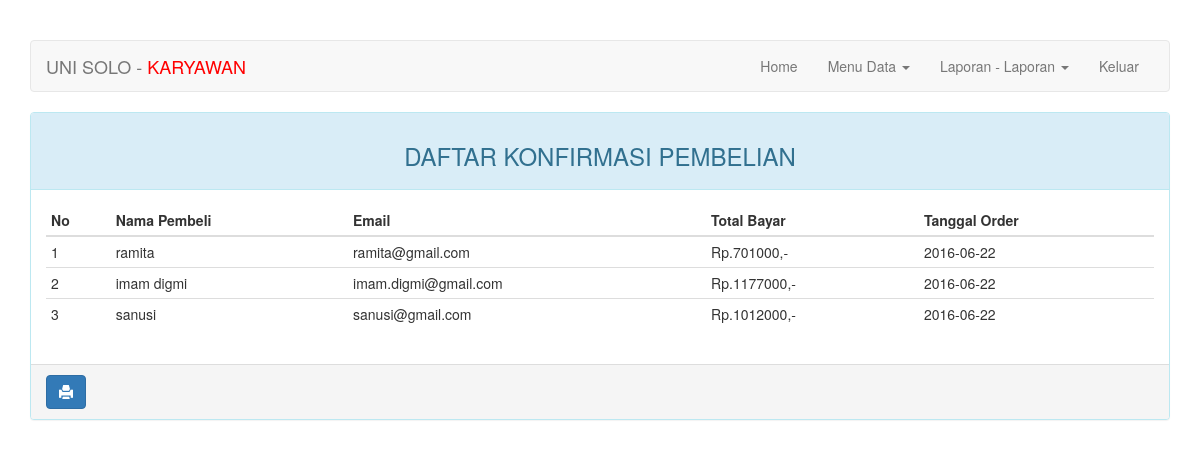
/karyawan/index.php?halaman=lap_konfirmasi (signed in), run on an earlier commit of the app's database.
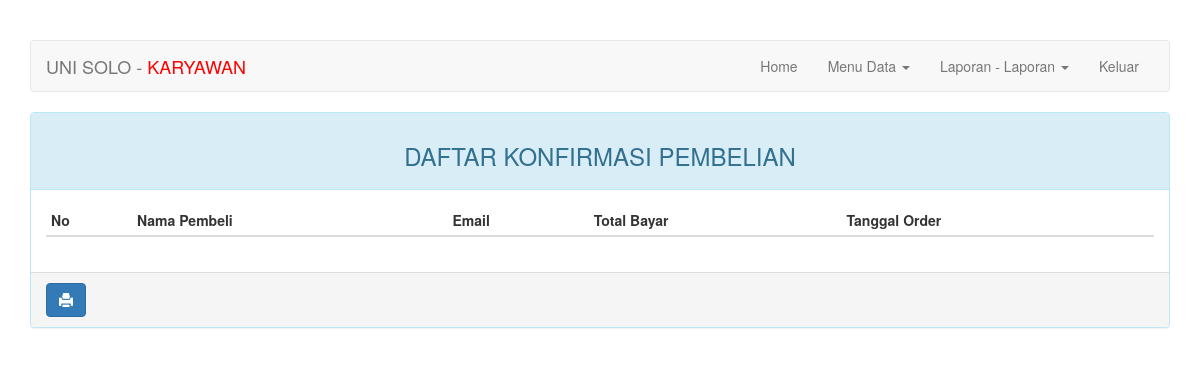
And on a later commit of the database.
### tables this page shows
CREATE TABLE `konfirmasi` (
  `id_konfirmasi` int(5) NOT NULL,
  `id_order` int(10) NOT NULL,
  `tgl_konfirmasi` date NOT NULL,
  `tgl_pengiriman` date NOT NULL
);

CREATE TABLE `pelanggan` (
  `id_pelanggan` int(10) NOT NULL,
  `nama` varchar(20) NOT NULL,
  `email` varchar(20) NOT NULL,
  `telpon` varchar(12) NOT NULL,
  `alamat` varchar(50) NOT NULL,
  `password` varchar(60) NOT NULL
);

CREATE TABLE `order` (
  `id_order` int(10) NOT NULL,
  `id_pelanggan` int(10) NOT NULL,
  `id_ongkos_kirim` int(3) NOT NULL,
  `total_bayar` int(7) NOT NULL,
  `status_konfirmasi` enum('sudah','belum') NOT NULL DEFAULT 'belum',
  `alamat_pengiriman` varchar(50) NOT NULL,
  `tgl_order` date NOT NULL,
  `tgl_tempo_order` date NOT NULL,
  `status_kirim` enum('sudah','belum') NOT NULL DEFAULT 'belum',
  `bukti_pembayaran` varchar(100) DEFAULT NULL
);

### karyawan/halaman/lap_konfirmasi.php (the view)
<div class="col-md-12">
    <div class="panel panel-info">
        <div class="panel-heading"><h3 class="text-center">DAFTAR KONFIRMASI PEMBELIAN</h3></div>
        <div class="panel-body">
            <table class="table table-condensed">
                <thead>
                    <tr>
                        <th>No</th>
                        <th>Nama Pembeli</th>
                        <th>Email</th>
                        <th>Total Bayar</th>
                        <th>Tanggal Order</th>
                    </tr>
                </thead>
                <tbody>
                    <?php $sql = "SELECT * FROM konfirmasi k LEFT JOIN `order` o ON k.id_order=o.id_order LEFT JOIN pelanggan p ON p.id_pelanggan=o.id_pelanggan" ?>
                    <?php if ($query = $koneksi->query($sql)): ?>
                        <?php $no = 1; ?>
                        <?php while($konfirmasi = $query->fetch_assoc()): ?>
                        <tr>
                            <td><?=$no++?></td>
                            <td><?=$konfirmasi['nama']?></td>
                            <td><?=$konfirmasi['email']?></td>
                            <td>Rp.<?=$konfirmasi['total_bayar']?>,-</td>
                            <td><?=$konfirmasi['tgl_order']?></td>
                        </tr>
                        <?php endwhile ?>
                    <?php endif ?>
                </tbody>
            </table>
        </div>
        <div class="panel-footer hidden-print ">
            <a onClick="window.print();return false" class="btn btn-primary"><i class="glyphicon glyphicon-print"></i></a>
        </div>
    </div>
</div>

What changed in the data, as far as the page shows it:
removed konfirmasi: pelanggan.nama "ramita", pelanggan.email "ramita@gmail.com", id_order.total_bayar "701000", id_order.tgl_order "2016-06-22"
removed konfirmasi: pelanggan.nama "imam digmi", pelanggan.email "imam.digmi@gmail.com", id_order.total_bayar "1177000", id_order.tgl_order "2016-06-22"
removed konfirmasi: pelanggan.nama "sanusi", pelanggan.email "sanusi@gmail.com", id_order.total_bayar "1012000", id_order.tgl_order "2016-06-22"
